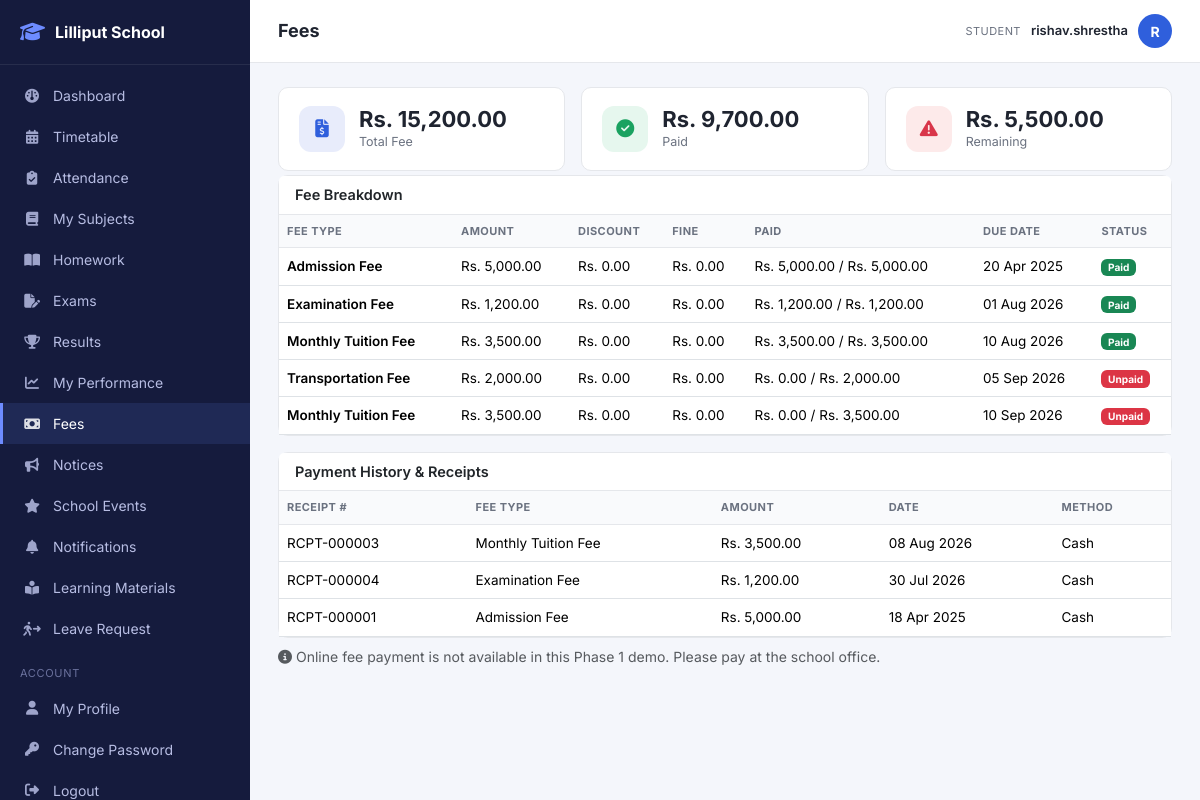
/student/fees.php (signed in), run on the app's committed database.
### tables this page shows
CREATE TABLE student_fees (
    id INT AUTO_INCREMENT PRIMARY KEY,
    student_id INT NOT NULL,
    fee_type_id INT NOT NULL,
    academic_year_id INT NOT NULL,
    amount DECIMAL(10,2) NOT NULL,
    discount DECIMAL(10,2) NOT NULL DEFAULT 0,
    fine DECIMAL(10,2) NOT NULL DEFAULT 0,
    due_date DATE NULL,
    status ENUM('unpaid','partial','paid') NOT NULL DEFAULT 'unpaid',
    created_at DATETIME NOT NULL DEFAULT CURRENT_TIMESTAMP,
    FOREIGN KEY (student_id) REFERENCES students(id) ON DELETE CASCADE,
    FOREIGN KEY (fee_type_id) REFERENCES fee_types(id) ON DELETE CASCADE,
    FOREIGN KEY (academic_year_id) REFERENCES academic_years(id) ON DELETE CASCADE,
    INDEX idx_fee_student_status (student_id, status)
);

CREATE TABLE fee_types (
    id INT AUTO_INCREMENT PRIMARY KEY,
    name VARCHAR(80) NOT NULL,
    description VARCHAR(255) NULL,
    status ENUM('active','inactive') NOT NULL DEFAULT 'active'
);

CREATE TABLE payments (
    id INT AUTO_INCREMENT PRIMARY KEY,
    student_fee_id INT NOT NULL,
    student_id INT NOT NULL,
    receipt_number VARCHAR(30) NOT NULL UNIQUE,
    amount DECIMAL(10,2) NOT NULL,
    payment_date DATE NOT NULL,
    payment_method ENUM('cash','bank','online') NOT NULL DEFAULT 'cash',
    reference_number VARCHAR(60) NULL,
    received_by INT NOT NULL,
    created_at DATETIME NOT NULL DEFAULT CURRENT_TIMESTAMP,
    FOREIGN KEY (student_fee_id) REFERENCES student_fees(id) ON DELETE CASCADE,
    FOREIGN KEY (student_id) REFERENCES students(id) ON DELETE CASCADE,
    FOREIGN KEY (received_by) REFERENCES users(id)
);

### student/fees.php (the view, shortened to what this page needs)
<?php
$student = require_student_profile();
$db = Database::connection();
$stmt = $db->prepare("
    SELECT sf.*, ft.name AS fee_type_name,
        (SELECT COALESCE(SUM(p.amount),0) FROM payments p WHERE p.student_fee_id = sf.id) AS paid
    FROM student_fees sf JOIN fee_types ft ON ft.id = sf.fee_type_id
    WHERE sf.student_id = :s ORDER BY sf.due_date
");
$stmt->execute(['s' => $student['id']]);
$fees = $stmt->fetchAll();
$payments = $db->prepare("
    SELECT p.*, ft.name AS fee_type_name FROM payments p
    JOIN student_fees sf ON sf.id = p.student_fee_id
    JOIN fee_types ft ON ft.id = sf.fee_type_id
    WHERE p.student_id = :s ORDER BY p.payment_date DESC
");
$payments->execute(['s' => $student['id']]);
$payments = $payments->fetchAll();
$totalBilled = 0; $totalPaid = 0;
foreach ($fees as $f) {
    $totalBilled += $f['amount'] - $f['discount'] + $f['fine'];
    $totalPaid += $f['paid'];
}
$totalDue = max(0, $totalBilled - $totalPaid);
include __DIR__ . '/../includes/layout_start.php';
?>
<div class="row g-3 mb-1">
    <div class="col-6 col-md-4">
        <div class="stat-card"><div class="stat-icon" style="background:#e8ecfb;color:#2f5fdc"><i class="fa-solid fa-file-invoice-dollar"></i></div>
        <div><div class="stat-value"><?= format_money($totalBilled) ?></div><div class="stat-label">Total Fee</div></div></div>
    </div>
    <div class="col-6 col-md-4">
        <div class="stat-card"><div class="stat-icon" style="background:#e6f7ee;color:#1aa260"><i class="fa-solid fa-circle-check"></i></div>
        <div><div class="stat-value"><?= format_money($totalPaid) ?></div><div class="stat-label">Paid</div></div></div>
    </div>
    <div class="col-6 col-md-4">
        <div class="stat-card"><div class="stat-icon" style="background:#fdeaea;color:#d9364a"><i class="fa-solid fa-triangle-exclamation"></i></div>
        <div><div class="stat-value"><?= format_money($totalDue) ?></div><div class="stat-label">Remaining</div></div></div>
    </div>
</div>
<div class="card mb-3">
    <div class="card-header">Fee Breakdown</div>
    <div class="table-responsive">
        <table class="table mb-0">
            <thead><tr><th>Fee Type</th><th>Amount</th><th>Discount</th><th>Fine</th><th>Paid</th><th>Due Date</th><th>Status</th></tr></thead>
            <tbody>
            <?php foreach ($fees as $f): $net = $f['amount'] - $f['discount'] + $f['fine']; ?>
                <tr>
                    <td class="fw-semibold"><?= e($f['fee_type_name']) ?></td>
                    <td><?= format_money($f['amount']) ?></td>
                    <td><?= format_money($f['discount']) ?></td>
                    <td><?= format_money($f['fine']) ?></td>
                    <td><?= format_money($f['paid']) ?> / <?= format_money($net) ?></td>
                    <td><?= format_date($f['due_date']) ?></td>
                    <td><?= status_badge($f['status']) ?></td>
                </tr>
            <?php endforeach; ?>
            </tbody>
        </table>
    </div>
</div>
<div class="card">
    <div class="card-header">Payment History &amp; Receipts</div>
    <div class="table-responsive">
        <table class="table mb-0">
            <thead><tr><th>Receipt #</th><th>Fee Type</th><th>Amount</th><th>Date</th><th>Method</th></tr></thead>
            <tbody>
            <?php foreach ($payments as $p): ?>
                <tr>
                    <td><?= e($p['receipt_number']) ?></td>
                    <td><?= e($p['fee_type_name']) ?></td>
                    <td><?= format_money($p['amount']) ?></td>
                    <td><?= format_date($p['payment_date']) ?></td>
                    <td class="text-capitalize"><?= e($p['payment_method']) ?></td>
                </tr>
            <?php endforeach; ?>
            </tbody>
        </table>
    </div>
</div>
<p class="text-muted small mt-2"><i class="fa-solid fa-circle-info me-1"></i>Online fee payment is not available in this Phase 1 demo. Please pay at the school office.</p>
<?php include __DIR__ . '/../includes/layout_end.php'; ?>

### core/helpers.php (shortened to what this page needs)
<?php
function e(?string $value): string
{
    return htmlspecialchars((string)($value ?? ''), ENT_QUOTES, 'UTF-8');
}
function format_date(?string $date, string $fmt = 'd M Y'): string
{
    $d = DateTime::createFromFormat('Y-m-d', substr($date, 0, 10));
    return $d ? $d->format($fmt) : $date;
}
function format_money(float $amount): string
{
    return 'Rs. ' . number_format($amount, 2);
}
function status_badge(string $status): string
{
    $map = [
        'active' => 'success', 'present' => 'success', 'paid' => 'success', 'pass' => 'success',
        'inactive' => 'secondary', 'left' => 'secondary',
        'absent' => 'danger', 'unpaid' => 'danger', 'fail' => 'danger',
        'late' => 'warning', 'partial' => 'warning', 'pending' => 'warning',
        'transferred' => 'info', 'graduated' => 'primary',
        'submitted' => 'info', 'checked' => 'primary',
        'approved' => 'success', 'rejected' => 'danger',
        'upcoming' => 'info', 'ongoing' => 'warning', 'completed' => 'secondary', 'result_published' => 'success',
    ];
    $color = $map[$status] ?? 'secondary';
    return '<span class="badge text-bg-' . $color . '">' . e(ucfirst($status)) . '</span>';
}

### assets/css/style.css (style rules this page uses)
:root { --sidebar-width: 250px; --brand-color: #2f5fdc; --brand-color-dark: #1e3fa0; --bg-soft: #f4f6fb; --text-muted: #6b7280; --border-color: #e5e7eb; --radius: 10px; }
* { box-sizing: border-box; }
body { font-family: 'Inter', -apple-system, BlinkMacSystemFont, sans-serif; background: var(--bg-soft); color: #1f2430; margin: 0; }
.stat-card { background: #fff; border-radius: var(--radius); padding: 18px 20px; border: 1px solid var(--border-color); display: flex; align-items: center; gap: 14px; height: 100%; }
.stat-icon { width: 46px; height: 46px; border-radius: 12px; display: flex; align-items: center; justify-content: center; font-size: 18px; flex-shrink: 0; }
.stat-value { font-size: 22px; font-weight: 700; line-height: 1.1; }
.stat-label { font-size: 12.5px; color: var(--text-muted); margin-top: 2px; }
.card { border: 1px solid var(--border-color); border-radius: var(--radius); }
.card-header { background: #fff; border-bottom: 1px solid var(--border-color); font-weight: 600; font-size: 14.5px; }
.table { font-size: 13.5px; }
.table thead th { background: #f9fafc; text-transform: uppercase; font-size: 11px; letter-spacing: .04em; color: var(--text-muted); font-weight: 700; border-bottom: 1px solid var(--border-color); }
.table td { vertical-align: middle; }

### data on the page
student_fees: fee_type.name "Admission Fee", amount "Rs. 5,000.00", discount "Rs. 0.00", fine "Rs. 0.00", paid "Rs. 5,000.00", format_money($net) "Rs. 5,000.00", due_date "20 Apr 2025", status "Paid"
student_fees: fee_type.name "Examination Fee", amount "Rs. 1,200.00", discount "Rs. 0.00", fine "Rs. 0.00", paid "Rs. 1,200.00", format_money($net) "Rs. 1,200.00", due_date "01 Aug 2026", status "Paid"
student_fees: fee_type.name "Monthly Tuition Fee", amount "Rs. 3,500.00", discount "Rs. 0.00", fine "Rs. 0.00", paid "Rs. 3,500.00", format_money($net) "Rs. 3,500.00", due_date "10 Aug 2026", status "Paid"
student_fees: fee_type.name "Transportation Fee", amount "Rs. 2,000.00", discount "Rs. 0.00", fine "Rs. 0.00", paid "Rs. 0.00", format_money($net) "Rs. 2,000.00", due_date "05 Sep 2026", status "Unpaid"
student_fees: fee_type.name "Monthly Tuition Fee", amount "Rs. 3,500.00", discount "Rs. 0.00", fine "Rs. 0.00", paid "Rs. 0.00", format_money($net) "Rs. 3,500.00", due_date "10 Sep 2026", status "Unpaid"
payments: receipt_number "RCPT-000003", fee_types.name "Monthly Tuition Fee", amount "Rs. 3,500.00", payment_date "08 Aug 2026", payment_method "Cash"
payments: receipt_number "RCPT-000004", fee_types.name "Examination Fee", amount "Rs. 1,200.00", payment_date "30 Jul 2026", payment_method "Cash"
payments: receipt_number "RCPT-000001", fee_types.name "Admission Fee", amount "Rs. 5,000.00", payment_date "18 Apr 2025", payment_method "Cash"

### other printed values
$label "Dashboard Timetable Attendance My Subjects Homework Exams Results My Performance Fees Notices School Events Notifications Learning Materials Leave Request My Profile Change Password"
$pageTitle "Fees"
role_label(Auth::role()) "STUDENT"
Auth::username() "rishav.shrestha"
substr(Auth::username(), 0, 1) "R"
format_money($totalBilled) "Rs. 15,200.00"
format_money($totalPaid) "Rs. 9,700.00"
format_money($totalDue) "Rs. 5,500.00"
